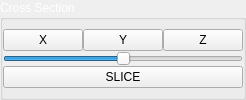
        <widget class="QGroupBox" name="groupBox_2">
         <property name="sizePolicy">
          <sizepolicy hsizetype="MinimumExpanding" vsizetype="MinimumExpanding">
           <horstretch>0</horstretch>
           <verstretch>0</verstretch>
          </sizepolicy>
         </property>
         <property name="palette">
          <palette>
           <active>
            <colorrole role="WindowText">
             <brush brushstyle="SolidPattern">
              <color alpha="255">
               <red>255</red>
               <green>255</green>
               <blue>255</blue>
              </color>
             </brush>
            </colorrole>
            <colorrole role="Text">
             <brush brushstyle="SolidPattern">
              <color alpha="255">
               <red>0</red>
               <green>170</green>
               <blue>127</blue>
              </color>
             </brush>
            </colorrole>
           </active>
           <inactive>
            <colorrole role="WindowText">
             <brush brushstyle="SolidPattern">
              <color alpha="255">
               <red>255</red>
               <green>255</green>
               <blue>255</blue>
              </color>
             </brush>
            </colorrole>
            <colorrole role="Text">
             <brush brushstyle="SolidPattern">
              <color alpha="255">
               <red>0</red>
               <green>170</green>
               <blue>127</blue>
              </color>
             </brush>
            </colorrole>
           </inactive>
           <disabled>
            <colorrole role="WindowText">
             <brush brushstyle="SolidPattern">
              <color alpha="255">
               <red>0</red>
               <green>85</green>
               <blue>63</blue>
              </color>
             </brush>
            </colorrole>
            <colorrole role="Text">
             <brush brushstyle="SolidPattern">
              <color alpha="255">
               <red>0</red>
               <green>85</green>
               <blue>63</blue>
              </color>
             </brush>
            </colorrole>
           </disabled>
          </palette>
         </property>
         <property name="title">
          <string>Cross Section</string>
         </property>
         <layout class="QVBoxLayout" name="verticalLayout_5">
          <property name="spacing">
           <number>0</number>
          </property>
          <property name="leftMargin">
           <number>0</number>
          </property>
          <property name="topMargin">
           <number>0</number>
          </property>
          <property name="rightMargin">
           <number>0</number>
          </property>
          <property name="bottomMargin">
           <number>0</number>
          </property>
          <item>
           <layout class="QVBoxLayout" name="verticalLayout" stretch="0,0,0">
            <item>
             <layout class="QHBoxLayout" name="horizontalLayout_2" stretch="0,0,0">
              <item>
               <widget class="QPushButton" name="x">
                <property name="sizePolicy">
                 <sizepolicy hsizetype="MinimumExpanding" vsizetype="Fixed">
                  <horstretch>0</horstretch>
                  <verstretch>0</verstretch>
                 </sizepolicy>
                </property>
                <property name="acceptDrops">
                 <bool>true</bool>
                </property>
                <property name="text">
                 <string>X</string>
                </property>
               </widget>
              </item>
              <item>
               <widget class="QPushButton" name="y">
                <property name="sizePolicy">
                 <sizepolicy hsizetype="MinimumExpanding" vsizetype="Fixed">
                  <horstretch>0</horstretch>
                  <verstretch>0</verstretch>
                 </sizepolicy>
                </property>
                <property name="text">
                 <string>Y</string>
                </property>
               </widget>
              </item>
              <item>
               <widget class="QPushButton" name="z">
                <property name="sizePolicy">
                 <sizepolicy hsizetype="MinimumExpanding" vsizetype="Fixed">
                  <horstretch>0</horstretch>
                  <verstretch>0</verstretch>
                 </sizepolicy>
                </property>
                <property name="text">
                 <string>Z</string>
                </property>
               </widget>
              </item>
             </layout>
            </item>
            <item>
             <widget class="QSlider" name="horizontalSlider">
              <property name="sizePolicy">
               <sizepolicy hsizetype="MinimumExpanding" vsizetype="Fixed">
                <horstretch>0</horstretch>
                <verstretch>0</verstretch>
               </sizepolicy>
              </property>
              <property name="autoFillBackground">
               <bool>true</bool>
              </property>
              <property name="minimum">
               <number>-100000</number>
              </property>
              <property name="maximum">
               <number>100000</number>
              </property>
              <property name="pageStep">
               <number>2</number>
              </property>
              <property name="value">
               <number>0</number>
              </property>
              <property name="sliderPosition">
               <number>0</number>
              </property>
              <property name="orientation">
               <enum>Qt::Horizontal</enum>
              </property>
             </widget>
            </item>
            <item>
             <widget class="QPushButton" name="pushButton">
              <property name="text">
               <string>SLICE</string>
              </property>
             </widget>
            </item>
           </layout>
          </item>
         </layout>
        </widget>
